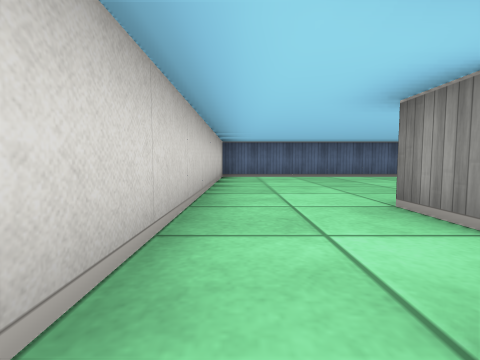
view 1 (above)

16 first-person views from a walk through a cub3D ray-caster map. The camera is about half as high as the walls, tilts 4° down and sees 85° across. The floor is counted in squares. Each view is taken from the middle of a square. On the plan, view 1 faces up. The plan holds only what a view shows up to about 9 squares ahead; the rest is blank.

view 2
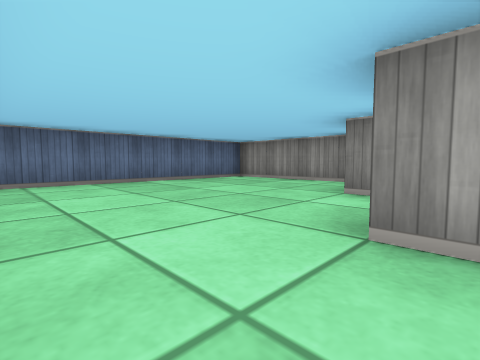

view 3
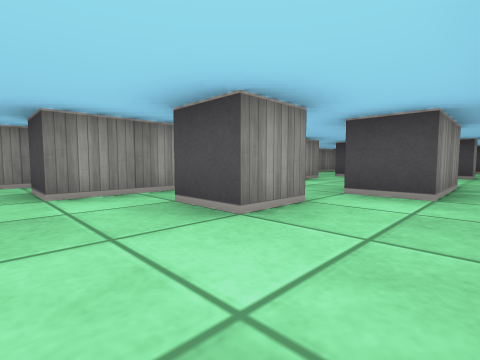

view 4
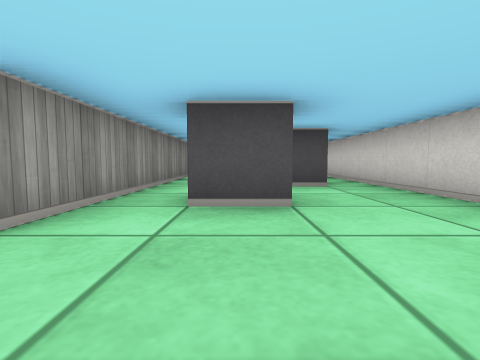

view 5
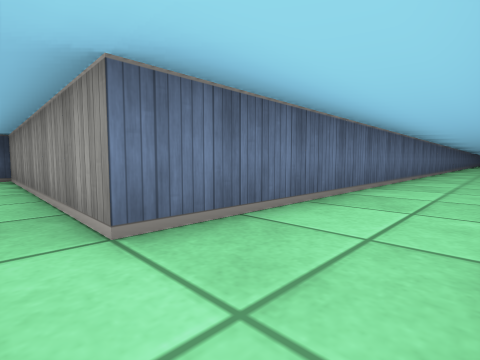

view 6
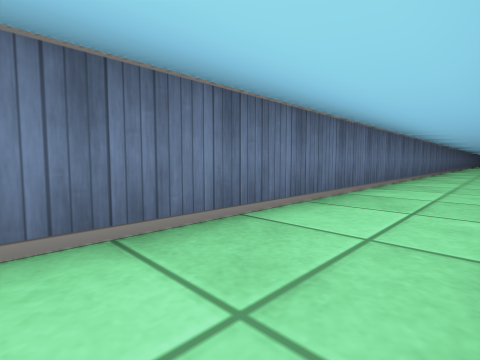

view 7
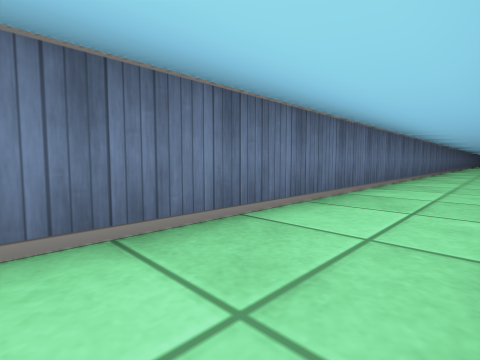

view 8
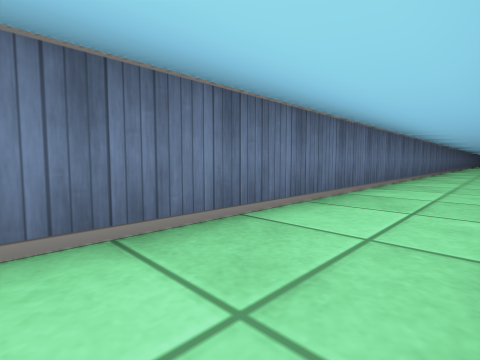

view 9
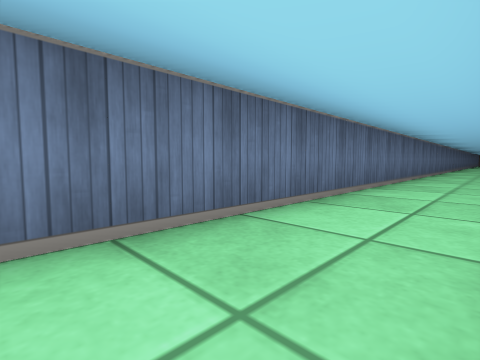

view 10
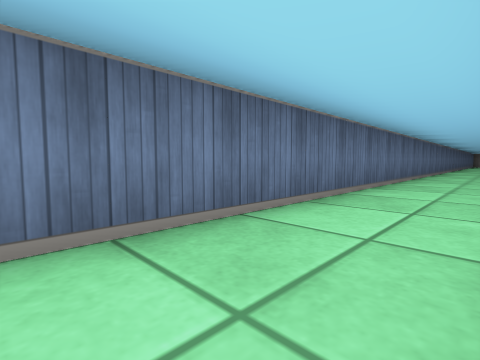

view 11
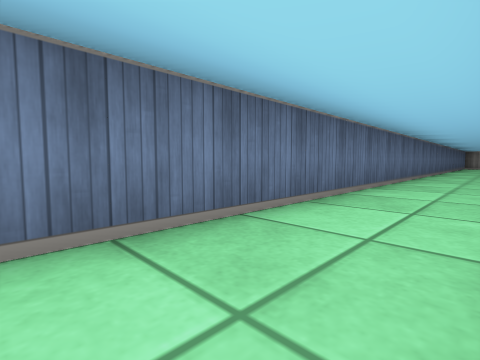

view 12
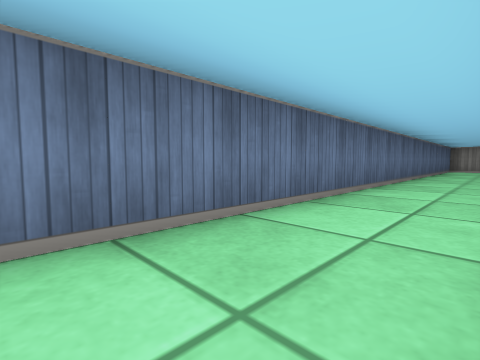

view 13
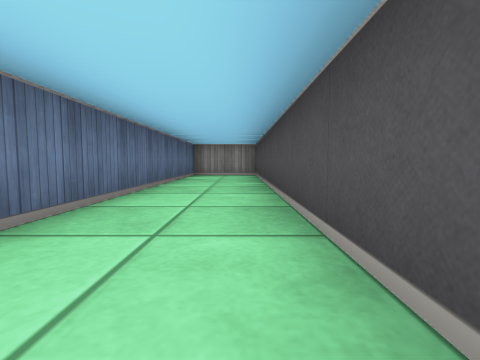

view 14
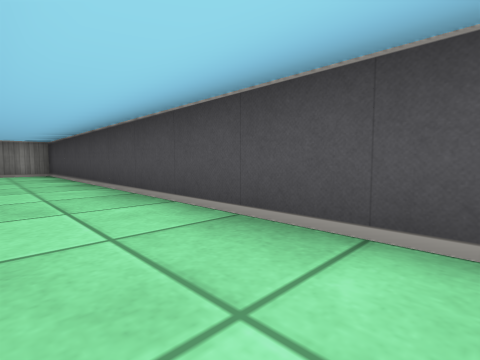

view 15
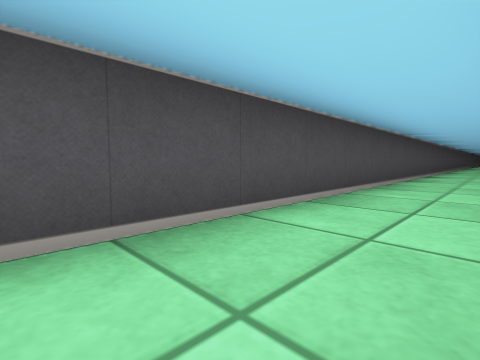

view 16
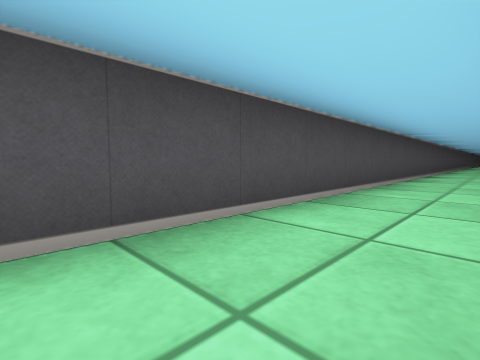

### Floor plan
Points are (right, up) in squares from view 1. A wall is a line through its corners. A room is listed if a view was taken in it or the views show most of it. See-through windows are left out.
Room 1 (views 1, 2, 3, 4)
walls: (1.5, 1.4) (1.5, 2.5) (2.5, 2.5); (5.5, 1.5) (5.5, 7.5) (-0.5, 7.5) (-0.5, -1.5); (0.5, -1.5) (0.5, 0.5) (1.5, 0.5); (3.5, -1.5) (3.5, 3.5) (4.5, 3.5)
ways out: opening at (5, 2.5) to room 2; opening at (0, -0.5); opening at (2.5, -0.5)
Room 2 (views 5, 6, 7, 8, 9, 10, 11, 12, 13, 14, 15, 16)
walls: (35.6, -0.5) (60.5, -0.5) (60.5, 1.5) (5.5, 1.5)
ways out: opening at (5, 2.5) to room 1

Positions as (right, up) in squares from view 1, and headings:
1: (0, 0), facing up
2: (0, 2), facing up-right
3: (0, 4), facing down-right
4: (2, 5), facing down
5: (5, 0), facing up-right
6: (11, 0), facing up-right
7: (17, 0), facing up-right
8: (23, 0), facing up-right
9: (29, 0), facing up-right
10: (35, 0), facing up-right
11: (41, 0), facing up-right
12: (47, 0), facing up-right
13: (52, 0), facing right
14: (51, 1), facing down-right
15: (53, 1), facing down-left
16: (47, 1), facing down-left
